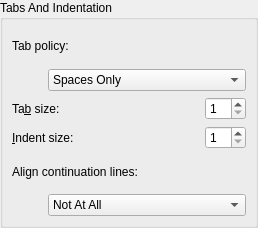
<?xml version="1.0" encoding="UTF-8"?>
<ui version="4.0">
 <class>TextEditor::TabSettingsWidget</class>
 <widget class="QWidget" name="TextEditor::TabSettingsWidget">
  <property name="geometry">
   <rect>
    <x>0</x>
    <y>0</y>
    <width>258</width>
    <height>228</height>
   </rect>
  </property>
  <property name="windowTitle">
   <string>Form</string>
  </property>
  <layout class="QVBoxLayout" name="verticalLayout">
   <property name="margin">
    <number>0</number>
   </property>
   <item>
    <widget class="QGroupBox" name="tabsAndIndentationGroupBox">
     <property name="title">
      <string>Tabs And Indentation</string>
     </property>
     <layout class="QGridLayout" name="gridLayout_2">
      <item row="0" column="0" colspan="2">
       <widget class="QLabel" name="tabPolicyLabel">
        <property name="text">
         <string>Tab policy:</string>
        </property>
       </widget>
      </item>
      <item row="1" column="0">
       <spacer name="horizontalSpacer">
        <property name="orientation">
         <enum>Qt::Horizontal</enum>
        </property>
        <property name="sizeType">
         <enum>QSizePolicy::Fixed</enum>
        </property>
        <property name="sizeHint" stdset="0">
         <size>
          <width>30</width>
          <height>20</height>
         </size>
        </property>
       </spacer>
      </item>
      <item row="1" column="1">
       <widget class="QComboBox" name="tabPolicy">
        <property name="sizePolicy">
         <sizepolicy hsizetype="MinimumExpanding" vsizetype="Fixed">
          <horstretch>0</horstretch>
          <verstretch>0</verstretch>
         </sizepolicy>
        </property>
        <item>
         <property name="text">
          <string>Spaces Only</string>
         </property>
        </item>
        <item>
         <property name="text">
          <string>Tabs Only</string>
         </property>
        </item>
        <item>
         <property name="text">
          <string>Mixed</string>
         </property>
        </item>
       </widget>
      </item>
      <item row="2" column="0" colspan="2">
       <layout class="QGridLayout" name="gridLayout">
        <item row="0" column="0">
         <widget class="QLabel" name="tabSizeLabel">
          <property name="sizePolicy">
           <sizepolicy hsizetype="Maximum" vsizetype="Preferred">
            <horstretch>0</horstretch>
            <verstretch>0</verstretch>
           </sizepolicy>
          </property>
          <property name="text">
           <string>Ta&amp;b size:</string>
          </property>
          <property name="buddy">
           <cstring>tabSize</cstring>
          </property>
         </widget>
        </item>
        <item row="0" column="1">
         <spacer name="horizontalSpacer_2">
          <property name="orientation">
           <enum>Qt::Horizontal</enum>
          </property>
          <property name="sizeHint" stdset="0">
           <size>
            <width>40</width>
            <height>20</height>
           </size>
          </property>
         </spacer>
        </item>
        <item row="0" column="2">
         <widget class="QSpinBox" name="tabSize">
          <property name="sizePolicy">
           <sizepolicy hsizetype="Maximum" vsizetype="Fixed">
            <horstretch>0</horstretch>
            <verstretch>0</verstretch>
           </sizepolicy>
          </property>
          <property name="minimum">
           <number>1</number>
          </property>
          <property name="maximum">
           <number>20</number>
          </property>
         </widget>
        </item>
        <item row="1" column="0">
         <widget class="QLabel" name="indentSizeLabel">
          <property name="sizePolicy">
           <sizepolicy hsizetype="Maximum" vsizetype="Preferred">
            <horstretch>0</horstretch>
            <verstretch>0</verstretch>
           </sizepolicy>
          </property>
          <property name="text">
           <string>&amp;Indent size:</string>
          </property>
          <property name="buddy">
           <cstring>indentSize</cstring>
          </property>
         </widget>
        </item>
        <item row="1" column="2">
         <widget class="QSpinBox" name="indentSize">
          <property name="sizePolicy">
           <sizepolicy hsizetype="Maximum" vsizetype="Fixed">
            <horstretch>0</horstretch>
            <verstretch>0</verstretch>
           </sizepolicy>
          </property>
          <property name="minimum">
           <number>1</number>
          </property>
          <property name="maximum">
           <number>20</number>
          </property>
         </widget>
        </item>
       </layout>
      </item>
      <item row="3" column="0" colspan="2">
       <widget class="QLabel" name="continuationAlignBehaviorLabel">
        <property name="text">
         <string>Align continuation lines:</string>
        </property>
       </widget>
      </item>
      <item row="4" column="1">
       <widget class="QComboBox" name="continuationAlignBehavior">
        <property name="sizePolicy">
         <sizepolicy hsizetype="MinimumExpanding" vsizetype="Fixed">
          <horstretch>0</horstretch>
          <verstretch>0</verstretch>
         </sizepolicy>
        </property>
        <property name="toolTip">
         <string>&lt;html&gt;&lt;head/&gt;&lt;body&gt;
Influences the indentation of continuation lines.

&lt;ul&gt;
&lt;li&gt;Not At All: Do not align at all. Lines will only be indented to the current logical indentation depth.
&lt;pre&gt;
(tab)int i = foo(a, b
(tab)c, d);
&lt;/pre&gt;
&lt;/li&gt;

&lt;li&gt;With Spaces: Always use spaces for alignment, regardless of the other indentation settings.
&lt;pre&gt;
(tab)int i = foo(a, b
(tab)            c, d);
&lt;/pre&gt;
&lt;/li&gt;

&lt;li&gt;With Regular Indent: Use tabs and/or spaces for alignment, as configured above.
&lt;pre&gt;
(tab)int i = foo(a, b
(tab)(tab)(tab)  c, d);
&lt;/pre&gt;
&lt;/li&gt;
&lt;/ul&gt;&lt;/body&gt;&lt;/html&gt;</string>
        </property>
        <item>
         <property name="text">
          <string>Not At All</string>
         </property>
        </item>
        <item>
         <property name="text">
          <string>With Spaces</string>
         </property>
        </item>
        <item>
         <property name="text">
          <string>With Regular Indent</string>
         </property>
        </item>
       </widget>
      </item>
     </layout>
    </widget>
   </item>
  </layout>
 </widget>
 <tabstops>
  <tabstop>tabSize</tabstop>
  <tabstop>indentSize</tabstop>
  <tabstop>continuationAlignBehavior</tabstop>
 </tabstops>
 <resources/>
 <connections/>
</ui>
